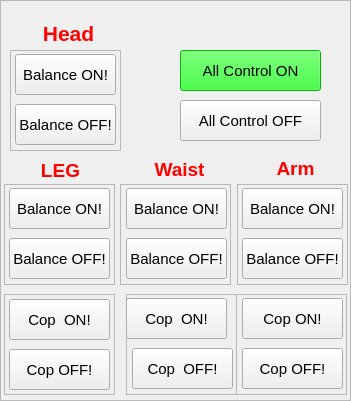
        <widget class="QFrame" name="frame_32">
         <property name="geometry">
          <rect>
           <x>10</x>
           <y>485</y>
           <width>351</width>
           <height>401</height>
          </rect>
         </property>
         <property name="frameShape">
          <enum>QFrame::StyledPanel</enum>
         </property>
         <property name="frameShadow">
          <enum>QFrame::Raised</enum>
         </property>
         <widget class="QFrame" name="frame_25">
          <property name="geometry">
           <rect>
            <x>4</x>
            <y>184</y>
            <width>111</width>
            <height>101</height>
           </rect>
          </property>
          <property name="frameShape">
           <enum>QFrame::StyledPanel</enum>
          </property>
          <property name="frameShadow">
           <enum>QFrame::Raised</enum>
          </property>
          <widget class="QPushButton" name="balance_off">
           <property name="geometry">
            <rect>
             <x>5</x>
             <y>54</y>
             <width>101</width>
             <height>41</height>
            </rect>
           </property>
           <property name="font">
            <font>
             <pointsize>11</pointsize>
            </font>
           </property>
           <property name="text">
            <string>Balance OFF!</string>
           </property>
          </widget>
          <widget class="QPushButton" name="balance_on">
           <property name="geometry">
            <rect>
             <x>5</x>
             <y>4</y>
             <width>101</width>
             <height>41</height>
            </rect>
           </property>
           <property name="font">
            <font>
             <pointsize>11</pointsize>
            </font>
           </property>
           <property name="text">
            <string>Balance ON!</string>
           </property>
          </widget>
         </widget>
         <widget class="QLabel" name="label_112">
          <property name="geometry">
           <rect>
            <x>10</x>
            <y>159</y>
            <width>101</width>
            <height>20</height>
           </rect>
          </property>
          <property name="font">
           <font>
            <family>Ubuntu</family>
            <pointsize>24</pointsize>
            <weight>50</weight>
            <bold>false</bold>
           </font>
          </property>
          <property name="frameShape">
           <enum>QFrame::NoFrame</enum>
          </property>
          <property name="text">
           <string>&lt;!DOCTYPE HTML PUBLIC &quot;-//W3C//DTD HTML 4.0//EN&quot; &quot;http://www.w3.org/TR/REC-html40/strict.dtd&quot;&gt;
&lt;html&gt;&lt;head&gt;&lt;meta name=&quot;qrichtext&quot; content=&quot;1&quot; /&gt;&lt;style type=&quot;text/css&quot;&gt;
p, li { white-space: pre-wrap; }
&lt;/style&gt;&lt;/head&gt;&lt;body style=&quot; font-family:'Ubuntu'; font-size:24pt; font-weight:400; font-style:normal;&quot;&gt;
&lt;p align=&quot;center&quot; style=&quot; margin-top:12px; margin-bottom:12px; margin-left:0px; margin-right:0px; -qt-block-indent:0; text-indent:0px;&quot;&gt;&lt;span style=&quot; font-size:14pt; font-weight:600; color:#ff0000;&quot;&gt;LEG&lt;/span&gt;&lt;/p&gt;&lt;/body&gt;&lt;/html&gt;</string>
          </property>
          <property name="textFormat">
           <enum>Qt::AutoText</enum>
          </property>
          <property name="margin">
           <number>0</number>
          </property>
         </widget>
         <widget class="QFrame" name="frame_30">
          <property name="geometry">
           <rect>
            <x>236</x>
            <y>294</y>
            <width>111</width>
            <height>101</height>
           </rect>
          </property>
          <property name="frameShape">
           <enum>QFrame::StyledPanel</enum>
          </property>
          <property name="frameShadow">
           <enum>QFrame::Raised</enum>
          </property>
          <widget class="QPushButton" name="cop_control_arm_off">
           <property name="geometry">
            <rect>
             <x>6</x>
             <y>54</y>
             <width>101</width>
             <height>41</height>
            </rect>
           </property>
           <property name="font">
            <font>
             <pointsize>11</pointsize>
            </font>
           </property>
           <property name="text">
            <string>Cop OFF!</string>
           </property>
          </widget>
          <widget class="QPushButton" name="cop_control_arm_on">
           <property name="geometry">
            <rect>
             <x>6</x>
             <y>4</y>
             <width>101</width>
             <height>41</height>
            </rect>
           </property>
           <property name="font">
            <font>
             <pointsize>11</pointsize>
            </font>
           </property>
           <property name="text">
            <string>Cop ON!</string>
           </property>
          </widget>
         </widget>
         <widget class="QFrame" name="frame_26">
          <property name="geometry">
           <rect>
            <x>4</x>
            <y>294</y>
            <width>111</width>
            <height>101</height>
           </rect>
          </property>
          <property name="frameShape">
           <enum>QFrame::StyledPanel</enum>
          </property>
          <property name="frameShadow">
           <enum>QFrame::Raised</enum>
          </property>
          <widget class="QPushButton" name="cop_control_leg_off">
           <property name="geometry">
            <rect>
             <x>5</x>
             <y>55</y>
             <width>101</width>
             <height>41</height>
            </rect>
           </property>
           <property name="font">
            <font>
             <pointsize>11</pointsize>
            </font>
           </property>
           <property name="text">
            <string>Cop OFF!</string>
           </property>
          </widget>
          <widget class="QPushButton" name="cop_control_leg_on">
           <property name="geometry">
            <rect>
             <x>5</x>
             <y>5</y>
             <width>101</width>
             <height>41</height>
            </rect>
           </property>
           <property name="font">
            <font>
             <pointsize>11</pointsize>
            </font>
           </property>
           <property name="text">
            <string>Cop  ON!</string>
           </property>
          </widget>
         </widget>
         <widget class="QFrame" name="frame_28">
          <property name="geometry">
           <rect>
            <x>126</x>
            <y>294</y>
            <width>111</width>
            <height>101</height>
           </rect>
          </property>
          <property name="frameShape">
           <enum>QFrame::StyledPanel</enum>
          </property>
          <property name="frameShadow">
           <enum>QFrame::Raised</enum>
          </property>
          <widget class="QPushButton" name="cop_control_waist_off">
           <property name="geometry">
            <rect>
             <x>6</x>
             <y>54</y>
             <width>101</width>
             <height>41</height>
            </rect>
           </property>
           <property name="font">
            <font>
             <pointsize>11</pointsize>
            </font>
           </property>
           <property name="text">
            <string>Cop  OFF!</string>
           </property>
          </widget>
          <widget class="QPushButton" name="cop_control_waist_on">
           <property name="geometry">
            <rect>
             <x>0</x>
             <y>4</y>
             <width>101</width>
             <height>41</height>
            </rect>
           </property>
           <property name="font">
            <font>
             <pointsize>11</pointsize>
            </font>
           </property>
           <property name="text">
            <string>Cop  ON!</string>
           </property>
          </widget>
         </widget>
         <widget class="QLabel" name="label_114">
          <property name="geometry">
           <rect>
            <x>129</x>
            <y>158</y>
            <width>101</width>
            <height>21</height>
           </rect>
          </property>
          <property name="font">
           <font>
            <family>Ubuntu</family>
            <pointsize>24</pointsize>
            <weight>50</weight>
            <bold>false</bold>
           </font>
          </property>
          <property name="frameShape">
           <enum>QFrame::NoFrame</enum>
          </property>
          <property name="text">
           <string>&lt;!DOCTYPE HTML PUBLIC &quot;-//W3C//DTD HTML 4.0//EN&quot; &quot;http://www.w3.org/TR/REC-html40/strict.dtd&quot;&gt;
&lt;html&gt;&lt;head&gt;&lt;meta name=&quot;qrichtext&quot; content=&quot;1&quot; /&gt;&lt;style type=&quot;text/css&quot;&gt;
p, li { white-space: pre-wrap; }
&lt;/style&gt;&lt;/head&gt;&lt;body style=&quot; font-family:'Ubuntu'; font-size:24pt; font-weight:400; font-style:normal;&quot;&gt;
&lt;p align=&quot;center&quot; style=&quot; margin-top:12px; margin-bottom:12px; margin-left:0px; margin-right:0px; -qt-block-indent:0; text-indent:0px;&quot;&gt;&lt;span style=&quot; font-size:14pt; font-weight:600; color:#ff0000;&quot;&gt;Waist&lt;/span&gt;&lt;/p&gt;&lt;/body&gt;&lt;/html&gt;</string>
          </property>
          <property name="textFormat">
           <enum>Qt::AutoText</enum>
          </property>
          <property name="margin">
           <number>0</number>
          </property>
         </widget>
         <widget class="QFrame" name="frame_27">
          <property name="geometry">
           <rect>
            <x>120</x>
            <y>184</y>
            <width>111</width>
            <height>101</height>
           </rect>
          </property>
          <property name="frameShape">
           <enum>QFrame::StyledPanel</enum>
          </property>
          <property name="frameShadow">
           <enum>QFrame::Raised</enum>
          </property>
          <widget class="QPushButton" name="balance_off_waist_button">
           <property name="geometry">
            <rect>
             <x>6</x>
             <y>54</y>
             <width>101</width>
             <height>41</height>
            </rect>
           </property>
           <property name="font">
            <font>
             <pointsize>11</pointsize>
            </font>
           </property>
           <property name="text">
            <string>Balance OFF!</string>
           </property>
          </widget>
          <widget class="QPushButton" name="balance_on_waist_button">
           <property name="geometry">
            <rect>
             <x>6</x>
             <y>4</y>
             <width>101</width>
             <height>41</height>
            </rect>
           </property>
           <property name="font">
            <font>
             <pointsize>11</pointsize>
            </font>
           </property>
           <property name="text">
            <string>Balance ON!</string>
           </property>
          </widget>
         </widget>
         <widget class="QFrame" name="frame_29">
          <property name="geometry">
           <rect>
            <x>237</x>
            <y>184</y>
            <width>111</width>
            <height>101</height>
           </rect>
          </property>
          <property name="frameShape">
           <enum>QFrame::StyledPanel</enum>
          </property>
          <property name="frameShadow">
           <enum>QFrame::Raised</enum>
          </property>
          <widget class="QPushButton" name="balance_off_arm_button">
           <property name="geometry">
            <rect>
             <x>5</x>
             <y>54</y>
             <width>101</width>
             <height>41</height>
            </rect>
           </property>
           <property name="font">
            <font>
             <pointsize>11</pointsize>
            </font>
           </property>
           <property name="text">
            <string>Balance OFF!</string>
           </property>
          </widget>
          <widget class="QPushButton" name="balance_on_arm_button">
           <property name="geometry">
            <rect>
             <x>5</x>
             <y>4</y>
             <width>101</width>
             <height>41</height>
            </rect>
           </property>
           <property name="font">
            <font>
             <pointsize>11</pointsize>
            </font>
           </property>
           <property name="text">
            <string>Balance ON!</string>
           </property>
          </widget>
         </widget>
         <widget class="QLabel" name="label_113">
          <property name="geometry">
           <rect>
            <x>255</x>
            <y>148</y>
            <width>81</width>
            <height>41</height>
           </rect>
          </property>
          <property name="font">
           <font>
            <family>Ubuntu</family>
            <pointsize>24</pointsize>
            <weight>50</weight>
            <bold>false</bold>
           </font>
          </property>
          <property name="frameShape">
           <enum>QFrame::NoFrame</enum>
          </property>
          <property name="text">
           <string>&lt;!DOCTYPE HTML PUBLIC &quot;-//W3C//DTD HTML 4.0//EN&quot; &quot;http://www.w3.org/TR/REC-html40/strict.dtd&quot;&gt;
&lt;html&gt;&lt;head&gt;&lt;meta name=&quot;qrichtext&quot; content=&quot;1&quot; /&gt;&lt;style type=&quot;text/css&quot;&gt;
p, li { white-space: pre-wrap; }
&lt;/style&gt;&lt;/head&gt;&lt;body style=&quot; font-family:'Ubuntu'; font-size:24pt; font-weight:400; font-style:normal;&quot;&gt;
&lt;p align=&quot;center&quot; style=&quot; margin-top:12px; margin-bottom:12px; margin-left:0px; margin-right:0px; -qt-block-indent:0; text-indent:0px;&quot;&gt;&lt;span style=&quot; font-size:14pt; font-weight:600; color:#ff0000;&quot;&gt;Arm&lt;/span&gt;&lt;/p&gt;&lt;/body&gt;&lt;/html&gt;</string>
          </property>
          <property name="textFormat">
           <enum>Qt::AutoText</enum>
          </property>
          <property name="margin">
           <number>0</number>
          </property>
         </widget>
         <widget class="QFrame" name="frame_31">
          <property name="geometry">
           <rect>
            <x>10</x>
            <y>50</y>
            <width>111</width>
            <height>101</height>
           </rect>
          </property>
          <property name="frameShape">
           <enum>QFrame::StyledPanel</enum>
          </property>
          <property name="frameShadow">
           <enum>QFrame::Raised</enum>
          </property>
          <widget class="QPushButton" name="balance_off_head_button">
           <property name="geometry">
            <rect>
             <x>5</x>
             <y>54</y>
             <width>101</width>
             <height>41</height>
            </rect>
           </property>
           <property name="font">
            <font>
             <pointsize>11</pointsize>
            </font>
           </property>
           <property name="text">
            <string>Balance OFF!</string>
           </property>
          </widget>
          <widget class="QPushButton" name="balance_on_head_button">
           <property name="geometry">
            <rect>
             <x>5</x>
             <y>4</y>
             <width>101</width>
             <height>41</height>
            </rect>
           </property>
           <property name="font">
            <font>
             <pointsize>11</pointsize>
            </font>
           </property>
           <property name="text">
            <string>Balance ON!</string>
           </property>
          </widget>
         </widget>
         <widget class="QLabel" name="label_133">
          <property name="geometry">
           <rect>
            <x>23</x>
            <y>13</y>
            <width>91</width>
            <height>41</height>
           </rect>
          </property>
          <property name="font">
           <font>
            <family>Ubuntu</family>
            <pointsize>24</pointsize>
            <weight>50</weight>
            <bold>false</bold>
           </font>
          </property>
          <property name="frameShape">
           <enum>QFrame::NoFrame</enum>
          </property>
          <property name="text">
           <string>&lt;!DOCTYPE HTML PUBLIC &quot;-//W3C//DTD HTML 4.0//EN&quot; &quot;http://www.w3.org/TR/REC-html40/strict.dtd&quot;&gt;
&lt;html&gt;&lt;head&gt;&lt;meta name=&quot;qrichtext&quot; content=&quot;1&quot; /&gt;&lt;style type=&quot;text/css&quot;&gt;
p, li { white-space: pre-wrap; }
&lt;/style&gt;&lt;/head&gt;&lt;body style=&quot; font-family:'Ubuntu'; font-size:24pt; font-weight:400; font-style:normal;&quot;&gt;
&lt;p align=&quot;center&quot; style=&quot; margin-top:12px; margin-bottom:12px; margin-left:0px; margin-right:0px; -qt-block-indent:0; text-indent:0px;&quot;&gt;&lt;span style=&quot; font-size:16pt; font-weight:600; color:#ff0000;&quot;&gt;Head&lt;/span&gt;&lt;/p&gt;&lt;/body&gt;&lt;/html&gt;</string>
          </property>
          <property name="textFormat">
           <enum>Qt::AutoText</enum>
          </property>
          <property name="margin">
           <number>0</number>
          </property>
         </widget>
         <widget class="QPushButton" name="control_off_all">
          <property name="geometry">
           <rect>
            <x>180</x>
            <y>100</y>
            <width>141</width>
            <height>41</height>
           </rect>
          </property>
          <property name="font">
           <font>
            <pointsize>11</pointsize>
           </font>
          </property>
          <property name="text">
           <string>All Control OFF</string>
          </property>
         </widget>
         <widget class="QPushButton" name="control_on_all">
          <property name="enabled">
           <bool>true</bool>
          </property>
          <property name="geometry">
           <rect>
            <x>180</x>
            <y>50</y>
            <width>141</width>
            <height>41</height>
           </rect>
          </property>
          <property name="font">
           <font>
            <pointsize>11</pointsize>
           </font>
          </property>
          <property name="styleSheet">
           <string notr="true">background-color: rgb(0, 255, 0);</string>
          </property>
          <property name="text">
           <string>All Control ON</string>
          </property>
          <property name="autoDefault">
           <bool>false</bool>
          </property>
          <property name="default">
           <bool>false</bool>
          </property>
          <property name="flat">
           <bool>false</bool>
          </property>
         </widget>
        </widget>
